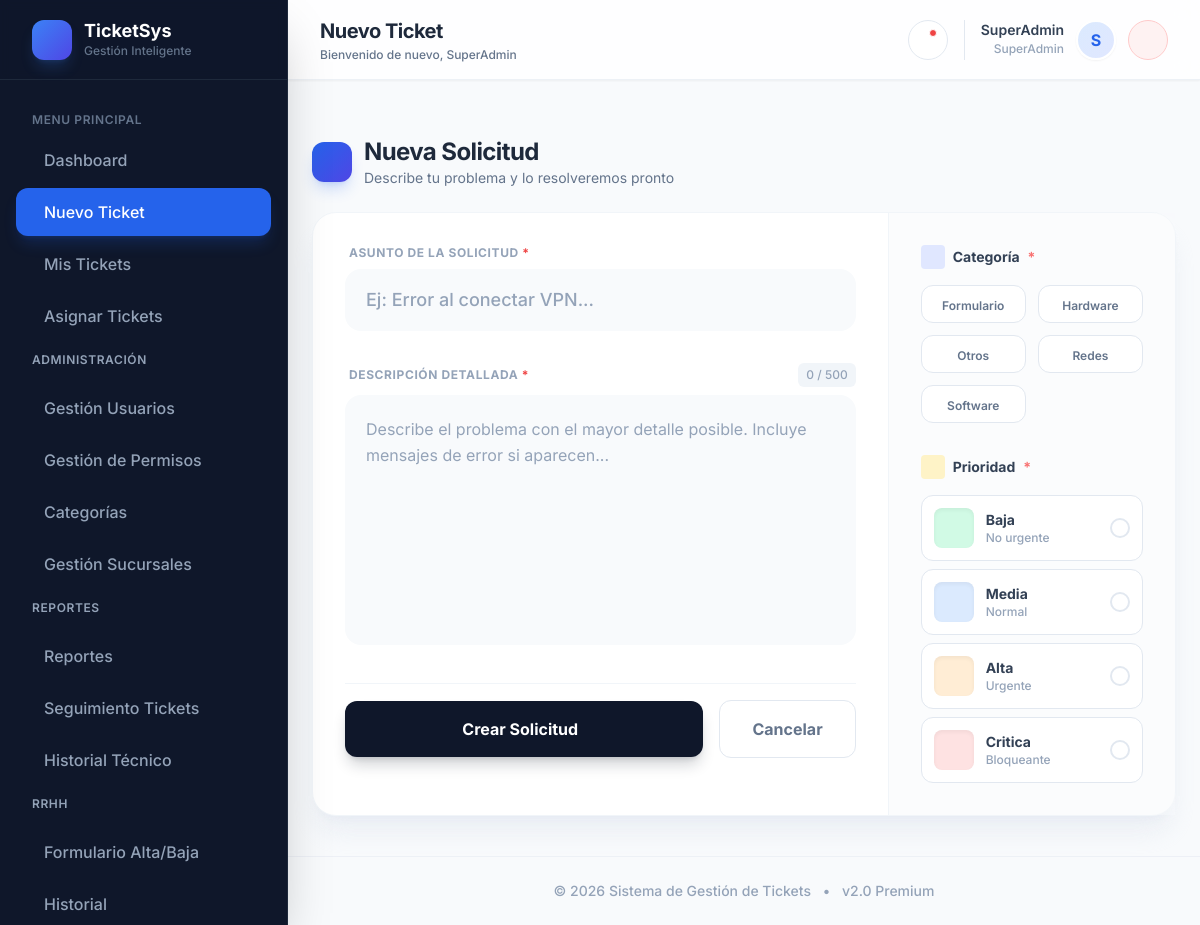
/index.php?view=crear_ticket (signed in), run on the app's committed database.
### tables this page shows
CREATE TABLE `categorias` (
  `id` int(11) NOT NULL AUTO_INCREMENT,
  `nombre` varchar(50) NOT NULL COMMENT 'Ej: Hardware, Software, Redes, Acceso',
  PRIMARY KEY (`id`)
);

### seccion_1_cabecera.php (the view, shortened to what this page needs)
<header class="fixed top-0 right-0 left-72 h-20 z-10 transition-all duration-300">
    <div
        class="h-full px-8 flex items-center justify-between bg-white/80 backdrop-blur-md border-b border-slate-200/60 shadow-sm">
        <div>
            <h2 class="text-xl font-bold text-slate-800 tracking-tight">
                <?php
                $view = $_GET['view'] ?? 'dashboard';
                $titles = [
                    'dashboard' => 'Panel de Control',
                    'crear_ticket' => 'Nuevo Ticket',
                    'mis_tickets' => 'Mis Tickets',
                    'usuarios' => 'Gestión de Usuarios',
                    'asignar' => 'Asignación de Tickets',
                    'asignados' => 'Tickets Asignados',
                    'reportes' => 'Reportes y Estadísticas',
                    'backup' => 'Copia de Seguridad',
                    'restore' => 'Restaurar Sistema',
                    'config' => 'Configuración',
                    'historial_tecnico' => 'Historial Técnico',
                ];
                echo $titles[$view] ?? 'Sistema de Tickets';
                ?>
            </h2>
            <p class="text-xs text-slate-500 font-medium mt-0.5">Bienvenido de nuevo,
                <?php echo htmlspecialchars($nombre_usuario); ?>
            </p>
        </div>
        <div class="flex items-center gap-4">
            <?php
            $count_noleidas = 0;
            if (isset($pdo) && isset($usuario_id)) {
                try {
                    $stmt_count = $pdo->prepare("SELECT COUNT(*) FROM notificaciones WHERE usuario_id = ? AND leida = 0");
                    $stmt_count->execute([$usuario_id]);
                    $count_noleidas = $stmt_count->fetchColumn();
                } catch(Exception $e) {}
            }
            ?>
            <div class="relative" x-data="{ open: false }">
                <button @click="open = !open" onclick="document.getElementById('notif-dropdown').classList.toggle('hidden');"
                    class="w-10 h-10 rounded-full bg-white border border-slate-200 text-slate-500 hover:text-blue-600 hover:border-blue-200 hover:shadow-md transition-all flex items-center justify-center relative group">
                    <?php if ($count_noleidas > 0): ?>
                        <span class="absolute top-2 right-2.5 w-2 h-2 bg-red-500 rounded-full border border-white animate-pulse"></span>
                    <?php endif; ?>
                </button>
            </div>
            <div class="flex items-center gap-3 pl-4 border-l border-slate-200">
                <div class="text-right hidden sm:block">
                    <p class="text-sm font-semibold text-slate-700 leading-none">
                        <?php echo htmlspecialchars($nombre_usuario); ?>
                    </p>
                    <p class="text-xs text-slate-400 mt-1 font-medium"><?php echo htmlspecialchars($rol_usuario); ?></p>
                </div>
                <div
                    class="w-10 h-10 rounded-full bg-gradient-to-br from-blue-100 to-indigo-100 border-2 border-white shadow-sm flex items-center justify-center text-blue-600 font-bold">
                    <?php echo strtoupper(substr($nombre_usuario, 0, 1)); ?>
                </div>
                <a href="logout.php"
                    class="w-10 h-10 rounded-full bg-red-50 border border-red-200 text-red-600 hover:bg-red-600 hover:text-white hover:shadow-md transition-all flex items-center justify-center"
                    title="Cerrar Sesión">
                </a>
            </div>
        </div>
    </div>
</header>

### seccion_3_crear_ticket.php (shortened to what this page needs)
<div class="max-w-7xl mx-auto my-6 md:my-10 animate-fade-in px-4 md:px-6">
    <div class="flex items-center gap-3 mb-6">
        <div
            class="w-10 h-10 rounded-xl bg-gradient-to-br from-blue-600 to-indigo-600 flex items-center justify-center shadow-lg shadow-blue-600/20 text-white">
        </div>
        <div>
            <h2 class="text-2xl font-bold text-slate-800 tracking-tight">Nueva Solicitud</h2>
            <p class="text-slate-500 text-sm">Describe tu problema y lo resolveremos pronto</p>
        </div>
    </div>
    <div class="bg-white rounded-3xl shadow-xl shadow-slate-200/60 border border-slate-100">
        <form action="index.php?view=crear_ticket" method="POST">
            <div class="grid grid-cols-1 lg:grid-cols-12 divide-y lg:divide-y-0 lg:divide-x divide-slate-100">
                <div class="lg:col-span-8 p-6 md:p-8 space-y-8">
                    <div class="group">
                        <label class="block text-xs font-bold text-slate-400 uppercase tracking-wider mb-2 ml-1">Asunto
                            de la solicitud <span class="text-red-500">*</span></label>
                        <div
                            class="relative transition-all duration-300 transform group-hover:-translate-y-1 group-focus-within:-translate-y-1">
                            <input type="text" name="titulo_ticket" required placeholder="Ej: Error al conectar VPN..."
                                class="w-full pl-5 pr-4 py-4 text-lg font-medium text-slate-800 bg-slate-50 border border-transparent rounded-2xl focus:bg-white focus:border-blue-500 focus:ring-4 focus:ring-blue-500/10 outline-none transition-all placeholder:text-slate-400">
                        </div>
                    </div>
                    <div class="group">
                        <div class="flex justify-between items-center mb-2 ml-1">
                            <label class="text-xs font-bold text-slate-400 uppercase tracking-wider">Descripción
                                Detallada <span class="text-red-500">*</span></label>
                            <span id="charCount"
                                class="text-xs font-medium text-slate-400 bg-slate-100 px-2 py-1 rounded-md">0 /
                                500</span>
                        </div>
                        <div class="relative flex-1">
                            <textarea name="descripcion_ticket" rows="8" required maxlength="500"
                                oninput="updateCharCount(this)"
                                placeholder="Describe el problema con el mayor detalle posible. Incluye mensajes de error si aparecen..."
                                class="w-full p-5 text-base text-slate-600 bg-slate-50 border border-transparent rounded-2xl focus:bg-white focus:border-blue-500 focus:ring-4 focus:ring-blue-500/10 outline-none transition-all resize-none leading-relaxed placeholder:text-slate-400 min-h-[250px]"></textarea>
                        </div>
                    </div>
                    <div class="flex items-center gap-4 pt-4 mt-8 border-t border-slate-100 relative z-10">
                        <button type="submit"
                            class="flex-1 py-4 bg-slate-900 hover:bg-slate-800 text-white font-bold rounded-xl shadow-lg shadow-slate-900/20 transition-all transform active:scale-95 flex items-center justify-center gap-2 group">
                            <span>Crear Solicitud</span>
                        </button>
                        <button type="button" onclick="window.history.back()"
                            class="px-8 py-4 bg-white text-slate-500 font-bold rounded-xl border border-slate-200 hover:bg-slate-50 transition-colors">
                            Cancelar
                        </button>
                    </div>
                </div>
                <div class="lg:col-span-4 bg-slate-50/50 p-6 md:p-8 flex flex-col gap-8">
                    <div>
                        <label class="flex items-center gap-2 text-sm font-bold text-slate-700 mb-4">
                            <span
                                class="w-6 h-6 rounded bg-indigo-100 text-indigo-600 flex items-center justify-center text-xs"></span>
                            Categoría <span class="text-red-400">*</span>
                        </label>
                        <div class="grid grid-cols-2 gap-3">
                            <?php
                            foreach ($categorias as $c):
                                ?>
                                <label class="cursor-pointer relative group">
                                    <div
                                        class="p-2 rounded-xl border border-slate-200 bg-white text-slate-500 transition-all duration-200 group-hover:border-indigo-300
                                            peer-checked:border-transparent peer-checked:ring-2 peer-checked:ring-indigo-500 peer-checked:bg-white peer-checked:text-indigo-600 peer-checked:shadow-lg peer-checked:shadow-indigo-500/20 flex flex-col items-center gap-0.5">
                                        <span
                                            class="text-[10px] md:text-xs font-semibold text-center leading-tight"><?php echo htmlspecialchars($c['nombre']); ?></span>
                                    </div>
                                </label>
                            <?php endforeach; ?>
                        </div>
                    </div>
                    <div>
                        <label class="flex items-center gap-2 text-sm font-bold text-slate-700 mb-4">
                            <span
                                class="w-6 h-6 rounded bg-amber-100 text-amber-600 flex items-center justify-center text-xs"></span>
                            Prioridad <span class="text-red-400">*</span>
                        </label>
                        <div class="space-y-2">
                            <?php
                            $priorities = [
                                'Baja' => ['color' => 'emerald', 'icon' => 'ri-arrow-down-line', 'desc' => 'No urgente'],
                                'Media' => ['color' => 'blue', 'icon' => 'ri-subtract-line', 'desc' => 'Normal'],
                                'Alta' => ['color' => 'orange', 'icon' => 'ri-arrow-up-line', 'desc' => 'Urgente'],
                                'Critica' => ['color' => 'red', 'icon' => 'ri-alarm-warning-line', 'desc' => 'Bloqueante']
                            ];
                            foreach ($priorities as $key => $p):
                                ?>
                                <label class="cursor-pointer block relative group">
                                    <div
                                        class="flex items-center p-3 rounded-xl border border-slate-200 bg-white hover:border-<?php echo $p['color']; ?>-300 transition-all
                                            peer-checked:border-<?php echo $p['color']; ?>-500 peer-checked:bg-<?php echo $p['color']; ?>-50 peer-checked:shadow-md">
                                        <div
                                            class="w-10 h-10 rounded-lg bg-<?php echo $p['color']; ?>-100 text-<?php echo $p['color']; ?>-600 flex items-center justify-center text-lg mr-3 shadow-inner">
                                        </div>
                                        <div class="flex-1">
                                            <div
                                                class="font-bold text-sm text-slate-700 peer-checked:text-<?php echo $p['color']; ?>-800">
                                                <?php echo $key; ?></div>
                                            <div class="text-xs text-slate-400 font-medium"><?php echo $p['desc']; ?></div>
                                        </div>
                                        <div
                                            class="w-5 h-5 rounded-full border-2 border-slate-200 peer-checked:border-<?php echo $p['color']; ?>-500 peer-checked:bg-<?php echo $p['color']; ?>-500 flex items-center justify-center transition-all">
                                        </div>
                                    </div>
                                </label>
                            <?php endforeach; ?>
                        </div>
                    </div>
                </div>
            </div>
        </form>
    </div>
</div>

### contenedor_0_base.php (style rules this page uses)
body { font-family: 'Inter', sans-serif; background: #f8fafc; background-image: radial-gradient(at 0% 0%, hsla(253, 16%, 7%, 0) 0, transparent 50%), radial-gradient(at 50% 0%, hsla(225, 39%, 30%, 0) 0, transparent 50%), radial-gradient(at 100% 0%, hsla(339, 49%, 30%, 0) 0, transparent 50%); background-attachment: fixed; }

### seccion_3_crear_ticket.php (style rules this page uses)
.animate-fade-in { animation: fadeIn 0.6s cubic-bezier(0.16, 1, 0.3, 1); }

### data on the page
categorias: nombre "Formulario"
categorias: nombre "Hardware"
categorias: nombre "Otros"
categorias: nombre "Redes"
categorias: nombre "Software"

### other printed values
$titles[$view] "Nuevo Ticket"
$nombre_usuario "SuperAdmin"
$rol_usuario "SuperAdmin"
substr($nombre_usuario, 0, 1) "S"
$enlace['label'] "Dashboard"
$enlace['label'] "Nuevo Ticket"
$enlace['label'] "Mis Tickets"
$enlace['label'] "Asignar Tickets"
$grupo "ADMINISTRACIÓN"
$enlace['label'] "Gestión Usuarios"
$enlace['label'] "Gestión de Permisos"
$enlace['label'] "Categorías"
$enlace['label'] "Gestión Sucursales"
$grupo "REPORTES"
$enlace['label'] "Reportes"
